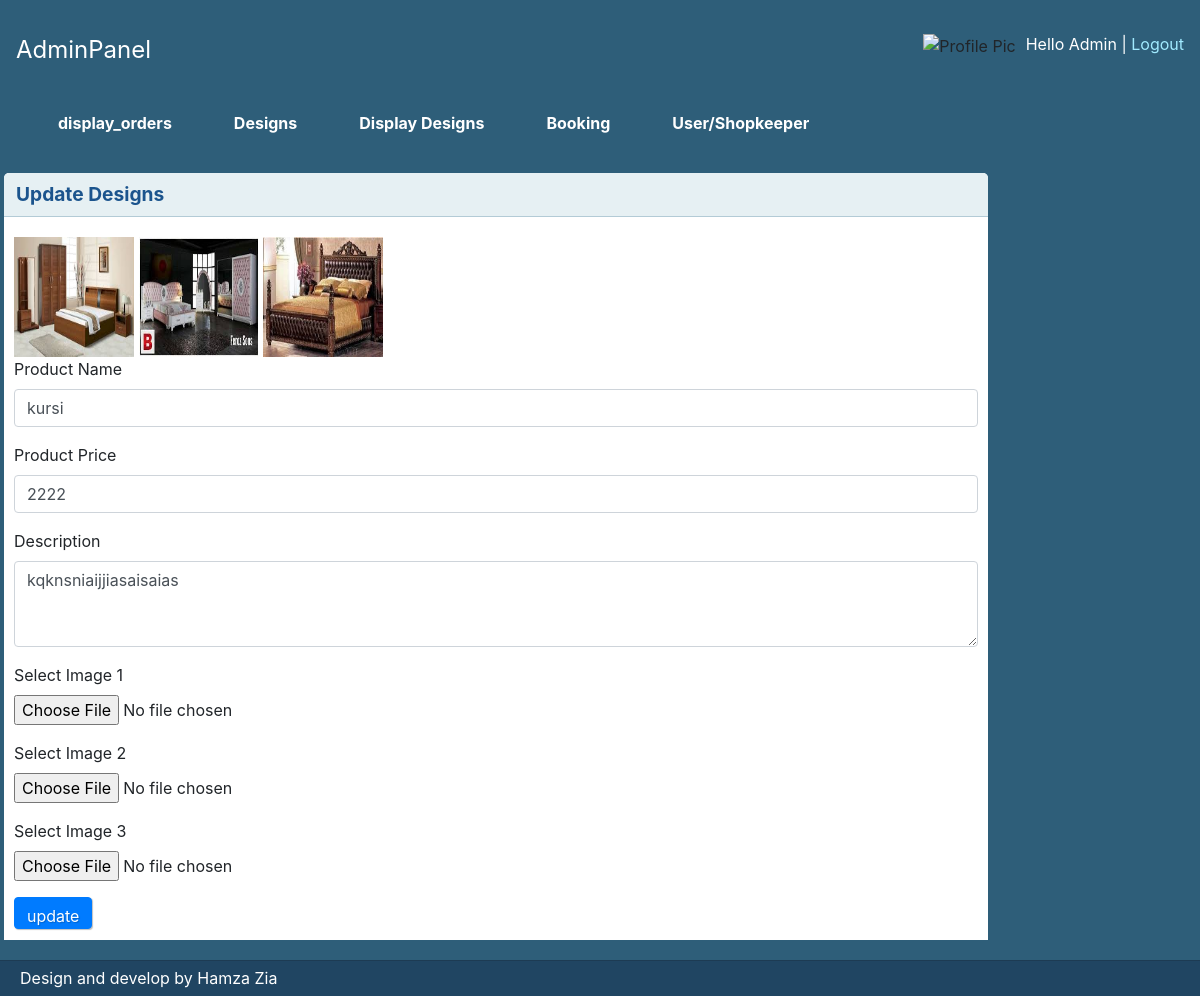
Screenshot of /admin/update_design.php?id=19 (signed in) with the database file from the repository.
### tables this page shows
CREATE TABLE `design` (
  `id` int(10) NOT NULL,
  `name` varchar(20) NOT NULL,
  `price` varchar(10) NOT NULL,
  `description` varchar(100) NOT NULL,
  `img1` varchar(100) NOT NULL,
  `img2` varchar(100) NOT NULL,
  `img3` varchar(300) NOT NULL
);

### admin/update_design.php (the view, shortened to what this page needs)
  <?php
include "header.php";
$link=mysqli_connect("localhost","root","");
mysqli_select_db($link,"fyp_2");
$id=$_GET["id"];
$res=mysqli_query($link,"select * from design where id=$id");
while($row=mysqli_fetch_array($res))
{
  $product_name=$row["name"];
  $product_price=$row["price"];
  $product_desc=$row["description"];
  $product_img1=$row["img1"];
    $product_img2=$row["img2"];
      $product_img3=$row["img3"];
}
?>
<div class="grid_10">
    <div class="box round first">
        <h2>Update Designs</h2>
        <div class="block">
          <form form name="form1 " action ="" method="post" enctype="multipart/form-data">
<div>
  <tr>
    <td colspan="2" align="right">
<img src="design_image/<?php echo $product_img1;?>" height="120" width="120">
<img src="design_image/<?php echo $product_img2;?>" height="120" width="120">
<img src="design_image/<?php echo $product_img3;?>" height="120" width="120">
    </td>
  </tr>
</div>
<div class="form-group">
  <label >Product Name</label>
  <input type="text" class="form-control" name="pname" value="<?php echo $product_name;?>"placeholder="Enter Product Name">
  </div>
  <div class="form-group">
    <label >Product Price</label>
    <input type="text" class="form-control" name="price" value="<?php echo $product_price;?>" placeholder="Enter Product price">
    </div>
 <div class="form-group">
 <label>Description</label>
 <textarea class="form-control" name="desc" rows="3"><?php echo $product_desc;?></textarea>
</div>
 <div class="form-group">
  <label >Select Image 1</label>
  <input type="file" class="form-control-file" name="image1">
</div>
<div class="form-group">
 <label >Select Image 2</label>
 <input type="file" class="form-control-file" name="image2">
</div>
<div class="form-group">
 <label >Select Image 3</label>
 <input type="file" class="form-control-file" name="image3">
</div>
<button type="submit" name="submit1" class="btn btn-primary">update</button>
</form>
        </div>
            </div>
                </div>
<?php
include "footer.php";
 ?>

### admin/css/grid.css (style rules this page uses)
.grid_1, .grid_2, .grid_3, .grid_4, .grid_5, .grid_6, .grid_7, .grid_8, .grid_9, .grid_10, .grid_11, .grid_12, .grid_13, .grid_14, .grid_15, .grid_16 { display: inline; float: left; margin-left: 1%; margin-right: 1%; }
.container_12 .grid_10 { width: 81.333%; }

### admin/css/layout.css (style rules this page uses)
body { background: #fff; color: #333; font-size: 11px; padding: 0 0 0px; }
h1, h2, h3, h4, h5, h6 { line-height:1.2em; margin-bottom:.3em; }
h2 { margin-top:1em; }
.box { background:#fff; margin-bottom:20px; padding:10px 10px 10px 10px; margin-left:-8px; }
.box.round { -moz-border-radius: 5px 5px 0px 0px; -webkit-border-radius: 5px 5px 0px 0px; border-radius: 5px 5px 0px 0px; }
.box h2 { font-size:1.2em; font-weight:bold; color:#1B548D; background:#E6F0F3; margin:-10px -10px 0 -10px; padding:10px 12px; border-bottom:1px solid #B3CBD6; -moz-border-radius: 5px 5px 0px 0px; -webkit-border-radius: 5px 5px 0px 0px; border-radius: 5px 5px 0px 0px; }
.box.first { margin-top:20px; }
.block { padding-top:20px; }
.block { padding-bottom:1px; }
.btn, .btn-icon, .btn-mini { background-repeat: repeat-x; color: #FFF; font-weight: bold; display: inline-block; text-decoration: none; border-width: 1px; border-style: solid; padding: 0 15px 4px; *padding: 0 7px 4px; margin: 0; text-shadow: 1px 1px 1px rgba(0,0,0,.2); -moz-box-shadow: 1px 1px 1px rgba(0,0,0,.25); -webkit-box-shadow: 1px 1px 1px rgba(0,0,0,.25); -moz-border-radius: 4px; -webkit-border-radius: 4px; filter: progid:DXImageTransform.Microsoft.Shadow(color=#999999,direction=135,strength=2); cursor: pointer; position: relative; }
.btn, .btn-icon { background-position: 0 -80px; font-size: 12px; height: 32px; line-height: 29px; }
.btn, .btn-icon, .btn-mini, .btn:visited, .btn-icon:visited, .btn-mini:visited { background-image: url(../img/bg-lite.png); background-color: #F90; border-color: #D58000; color: #FFF; }

### rows the page displays
design: img1 (picture), img2 (picture), img3 (picture), pname "kursi", price "2222", desc "kqknsniaijjiasaisaias"
